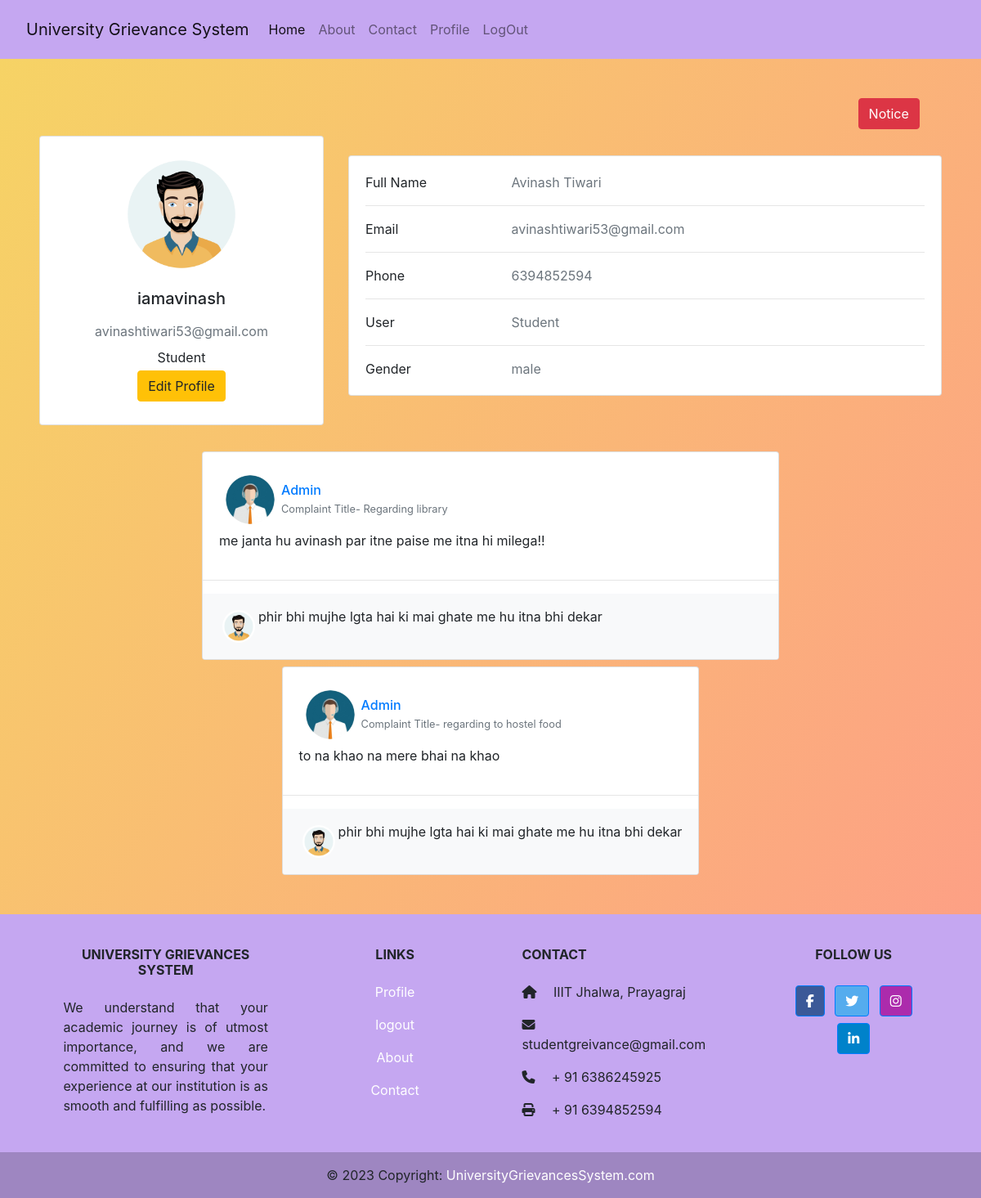
/notice/ (signed in), run on the app's committed database.
### grievance/models.py (models this page shows, shortened)
class UserData(models.Model):
    user = models.OneToOneField(User, on_delete=models.CASCADE)
    phone_number=models.CharField(max_length=10)
    gender = models.CharField(max_length=20)
    user_type=models.CharField(max_length=20)

class UserNotice(models.Model):
    user = models.ForeignKey(User, on_delete=models.CASCADE)
    complaint = models.ForeignKey(Complaint, on_delete=models.CASCADE)
    notice_content = models.TextField()

class Complaint(models.Model):
    user = models.ForeignKey(User, on_delete=models.CASCADE,default=None)
    title=models.CharField(max_length=50, default='Title', validators=[validate_title])
    post_content = models.TextField()

class UserResponse(models.Model):
    user = models.ForeignKey(User, on_delete=models.CASCADE)
    notice = models.ForeignKey(UserNotice, on_delete=models.CASCADE)
    response = models.TextField()
    def __str__(self):
        return self.response

### grievance/views.py (the view)
# urls.py: path('notice/',views.notice),
@login_required
def notice(request):
    try:
        user_data = UserData.objects.get(user=request.user)
    except UserData.DoesNotExist:
        user_data = None
    user_complaints = Complaint.objects.filter(user=request.user)
    user_notice = UserNotice.objects.filter(user=request.user)
    user_responses = UserResponse.objects.filter(user=request.user)
    print(user_responses)
    if request.method == 'POST':
        response_form = ResponseForm(request.POST)
        if response_form.is_valid():
            notice_id = response_form.cleaned_data['notice_id']
            notice = get_object_or_404(UserNotice, id=notice_id)
            response = response_form.save(commit=False)
            response.user = request.user
            response.notice = notice
            response.save()
    else:
        response_form = ResponseForm()
    context = {
        'user_data': user_data,
        'response_form': response_form,
        'user_complaints': user_complaints,
        'user_notice': user_notice,
        'user_responses': user_responses,
    }
    return render(request, 'notice.html', context)

### template/notice.html (shortened to what this page needs)
{% extends 'base.html' %}
{% load static %}
{%block body %}
{% if user.is_authenticated %}
<section
  class="p-5"
  style="
   background-image: linear-gradient(120deg, #f6d365 0%, #fda085 100%);
  "
>
<div style="margin-left: 90%;">
  <a href="/notice" class="btn btn-danger ml-2 mb-2">Notice</a>
</div>
  <div class="row">
    <div class="col-lg-4">
      <div class="card mb-4">
        <div class="card-body text-center">
          <img
            src="{% if user_data.gender == 'male' %}{% static 'img/male.jpg' %}{% else %}{% static 'img/female.jpg' %}{% endif %}"
            alt="avatar"
            class="rounded-circle img-fluid"
            style="width: 150px"
          />
          <h5 class="my-3">{{ user_data.user.username }}</h5>
          <p class="text-muted mb-2">{{ user_data.user.email }}</p>
          <p class="mb-1">{{ user_data.user_type }}</p>
          <div class="d-flex justify-content-center mb-2">
            <button type="button" class="btn btn-warning">Edit Profile</button>
          </div>
        </div>
      </div>
    </div>
    <div class="col-lg-8 mt-lg-4">
      <div class="card mb-4">
        <div class="card-body">
          <div class="row">
            <div class="col-sm-3">
              <p class="mb-0">Full Name</p>
            </div>
            <div class="col-sm-9">
              <p class="text-muted mb-0">
                {{ user_data.user.first_name }} {{ user_data.user.last_name }}
              </p>
            </div>
          </div>
          <hr />
          <div class="row">
            <div class="col-sm-3">
              <p class="mb-0">Email</p>
            </div>
            <div class="col-sm-9">
              <p class="text-muted mb-0">{{ user_data.user.email }}</p>
            </div>
          </div>
          <hr />
          <div class="row">
            <div class="col-sm-3">
              <p class="mb-0">Phone</p>
            </div>
            <div class="col-sm-9">
              <p class="text-muted mb-0">{{ user_data.phone_number }}</p>
            </div>
          </div>
          <hr />
          <div class="row">
            <div class="col-sm-3">
              <p class="mb-0">User</p>
            </div>
            <div class="col-sm-9">
              <p class="text-muted mb-0">{{ user_data.user_type }}</p>
            </div>
          </div>
          <hr />
          <div class="row">
            <div class="col-sm-3">
              <p class="mb-0">Gender</p>
            </div>
            <div class="col-sm-9">
              <p class="text-muted mb-0">{{ user_data.gender }}</p>
            </div>
          </div>
        </div>
      </div>
    </div>
  </div>
  <div class="container">
    <div class="row d-flex justify-content-center">
        <div class="col-md-12 col-lg-10 col-xl-8">
            {% if user_notice %}
            {% for notice in user_notice %}
            <div class="card mt-2">
                <div class="card-body">
                    <div class="d-flex flex-start align-items-center">
                        <img class="rounded-circle shadow-1-strong me-3 m-2"
                            src="{% static 'img/admin.jpg' %}" alt="avatar" width="60"
                            height="60" />
                        <div>
                            <h6 class="fw-bold text-primary mb-1">Admin</h6>
                            <p class="text-muted small mb-0">
                                Complaint Title- {{ notice.complaint.title }}
                            </p>
                        </div>
                    </div>
                    <p class="mb-0 text-justify">
                        {{ notice.notice_content }}
                    </p>
                </div>
                <hr>
                <div class="card-footer py-3 border-0" style="background-color: #f8f9fa;">
                    <div class="d-flex flex-start w-100">
                        <img class="rounded-circle shadow-1-strong me-3 m-1"
                            src="{% if user_data.gender == 'male' %}{% static 'img/male.jpg' %}{% else %}{% static 'img/female.jpg' %}{% endif %}" alt="avatar" width="40"
                            height="40" />
                            <div class="form-outline w-100">
                              {% if user_responses %}
                                  {% for response in user_responses %}
                                  <p>{{ response.response }}</p>
                              {% endfor %}
                              {% endif %}
                          </div>
                        </div>
                    </div>
                </div>
            </div>
            {% endfor %}
            {% else %}
            <p>No notices available.</p>
            {% endif %}
        </div>
</section>
{% else %}
<div class="container alert alert-danger" role="alert">
  <img src="{% static 'img/pnf.png'%}" alt="" class="img-fluid" />
</div>
{% endif %}
 {% endblock %}

### template/base.html (shortened to what this page needs)
{% load static %}
<!DOCTYPE html>
<html lang="en">
  <head>
    <link
      rel="stylesheet"
      href="https://cdnjs.cloudflare.com/ajax/libs/font-awesome/6.4.2/css/all.min.css"
    />
    <link
      rel="stylesheet"
      href="https://cdn.jsdelivr.net/npm/bootstrap@4.0.0/dist/css/bootstrap.min.css"
    />
    <link rel="stylesheet" href="{% static 'css/style.css'%}" />
  </head>
  <body>
    <nav class="navbar navbar-expand-lg navbar-light bgcolor p-3" >
      <a class="navbar-brand ml-3" href="/home"> University Grievance System</a>
      <div class="collapse navbar-collapse" id="navbarNav">
        <ul class="navbar-nav">
          <li class="nav-item active">
            <a class="nav-link" href="/home"
              >Home <span class="sr-only">(current)</span></a
            >
          </li>
          <li class="nav-item">
            <a class="nav-link" href="/about">About</a>
          </li>
          <li class="nav-item">
            <a class="nav-link" href="/contact">Contact</a>
          </li>
          {% if user.is_authenticated %}
          <li class="nav-item">
            <a class="nav-link" href="/profile">Profile</a>
          </li>
          <li class="nav-item">
            <a class="nav-link" href="/logout_user">LogOut</a>
          </li>
          {% endif %}
        </ul>
      </div>
    </nav>
    {%block body %}
    {% endblock %}
    <footer class="text-center text-lg-start text-black bgcolor">
      <div class="container p-4 pb-0">
        <section class="">
          <div class="row">
            <div class="col-md-3 col-lg-3 col-xl-3 mx-auto mt-3">
              <h6 class="text-uppercase mb-4 font-weight-bold">
                University Grievances System
              </h6>
              <p class="text-justify">
                We understand that your academic journey is of utmost
                importance, and we are committed to ensuring that your
                experience at our institution is as smooth and fulfilling as
                possible.
              </p>
            </div>
            <div class="col-md-2 col-lg-2 col-xl-2 mx-auto mt-3">
              <h6 class="text-uppercase mb-4 font-weight-bold">Links</h6>
              {% if user.is_authenticated %}
              <p>
                <a class="text-white" href="/profile">Profile</a>
              </p>
              <p>
                <a class="text-white" href="/logout_user">logout</a>
              </p>
              {% endif %}
              <p>
                <a class="text-white" href="/about">About</a>
              </p>
              <p>
                <a class="text-white" href="/contact">Contact</a>
              </p>
            </div>
            <div class="col-md-4 col-lg-3 col-xl-3 mx-auto mt-3" style="text-align: justify;">
              <h6 class="text-uppercase mb-4 font-weight-bold">Contact</h6>
              <p><i class="fas fa-home mr-3"></i> IIIT Jhalwa, Prayagraj</p>
              <p>
                <i class="fas fa-envelope mr-3"></i> studentgreivance@gmail.com
              </p>
              <p><i class="fas fa-phone mr-3"></i> + 91 6386245925</p>
              <p><i class="fas fa-print mr-3"></i> + 91 6394852594</p>
            </div>
            <div class="col-md-3 col-lg-2 col-xl-2 mx-auto mt-3">
              <h6 class="text-uppercase mb-4 font-weight-bold">Follow us</h6>
              <a
                class="btn btn-primary btn-floating m-1"
                style="background-color: #3b5998"
                href="https://www.facebook.com/"
                role="button"
                ><i class="fab fa-facebook-f"></i
              ></a>
              <a
                class="btn btn-primary btn-floating m-1"
                style="background-color: #55acee"
                href="https://twitter.com/i/flow/login?input_flow_data=%7B%22requested_variant%22%3A%22eyJsYW5nIjoiZW4ifQ%3D%3D%22%7D"
                role="button"
                ><i class="fab fa-twitter"></i
              ></a>
              <a
                class="btn btn-primary btn-floating m-1"
                style="background-color: #ac2bac"
                href="https://www.instagram.com/"
                role="button"
                ><i class="fab fa-instagram"></i
              ></a>
              <a
                class="btn btn-primary btn-floating m-1"
                style="background-color: #0082ca"
                href="https://www.linkedin.com/in/sagarchaurasiya/"
                role="button"
                ><i class="fab fa-linkedin-in"></i
              ></a>
            </div>
          </div>
        </section>
      </div>
      <div class="text-center p-3" style="background-color: rgba(0, 0, 0, 0.2)">
        © 2023 Copyright:
        <a class="text-white" href="https://Universitygrievancessystem.com/"
          >UniversityGrievancesSystem.com</a
        >
      </div>
    </footer>
  </body>
</html>

### static/css/style.css (style rules this page uses)
body { background-color: rgb(158, 197, 254); ; }
.bgcolor { background-color: rgb(197, 167, 241); }

### data on the page
UserData: user.username "iamavinash", user.email "avinashtiwari53@gmail.com", user_type "Student", user.first_name "Avinash", user.last_name "Tiwari", phone_number "6394852594", gender "male"
UserNotice: complaint "Regarding library", notice_content "me janta hu avinash par itne paise me itna hi milega!!"
UserResponse: response "phir bhi mujhe lgta hai ki mai ghate me hu itna bhi dekar"
UserNotice: complaint "regarding to hostel food", notice_content "to na khao na mere bhai na khao"
